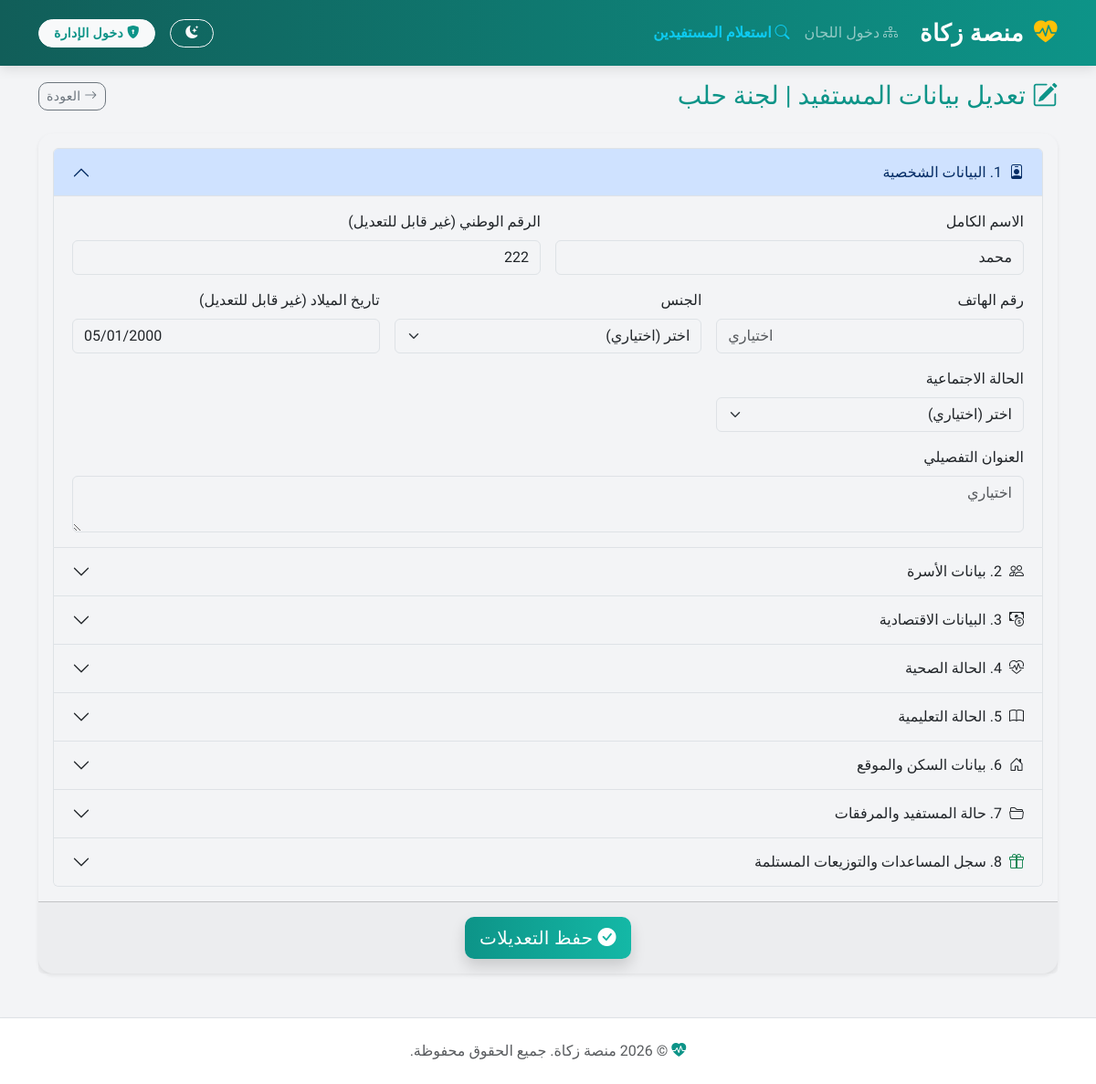
/edit_beneficiary.php?national_id=222, run on the app's committed database.
### tables this page shows
CREATE TABLE `beneficiaries` (
  `id` int(11) NOT NULL,
  `national_id` varchar(20) NOT NULL,
  `phone_number` varchar(20) DEFAULT NULL,
  `gender` enum('ذكر','أنثى') DEFAULT NULL,
  `date_of_birth` date DEFAULT NULL,
  `full_name` varchar(150) NOT NULL,
  `nationality` varchar(100) DEFAULT NULL,
  `birth_date` date NOT NULL,
  `income_level` decimal(10,2) DEFAULT 0.00,
  `marital_status` enum('Single','Married','Divorced','Widowed') NOT NULL,
  `address` varchar(255) DEFAULT NULL,
  `family_members_count` int(11) DEFAULT 1,
  `created_at` timestamp NOT NULL DEFAULT current_timestamp(),
  `family_file_number` varchar(50) DEFAULT NULL,
  `family_size` int(11) DEFAULT 0,
  `children_count` int(11) DEFAULT 0,
  `elderly_count` int(11) DEFAULT 0,
  `has_breadwinner` tinyint(1) DEFAULT 0,
  `relationship_to_head` varchar(100) DEFAULT NULL,
  `monthly_income` decimal(10,2) DEFAULT 0.00,
  `income_source` varchar(255) DEFAULT NULL,
  `employment_status` varchar(100) DEFAULT NULL,
  `work_type` varchar(100) DEFAULT NULL,
  `living_standard` varchar(100) DEFAULT NULL,
  `has_debt` tinyint(1) DEFAULT 0,
  `health_general` text DEFAULT NULL,
  `has_chronic_disease` tinyint(1) DEFAULT 0,
  `has_disability` tinyint(1) DEFAULT 0,
  `disability_type` varchar(255) DEFAULT NULL,
  `needs_continuous_treatment` tinyint(1) DEFAULT 0,
  `education_level` varchar(100) DEFAULT NULL,
  `current_study_status` varchar(100) DEFAULT NULL,
  `student_count` int(11) DEFAULT 0,
  `has_learning_difficulties` tinyint(1) DEFAULT 0,
  `housing_type` varchar(100) DEFAULT NULL,
  `housing_condition` varchar(100) DEFAULT NULL,
  `room_count` int(11) DEFAULT 0,
  `has_basic_services` tinyint(1) DEFAULT 0,
  `eviction_risk` tinyint(1) DEFAULT 0,
  `gps_coordinates` varchar(255) DEFAULT NULL,
  `map_link` varchar(500) DEFAULT NULL,
  `nearest_landmark` varchar(255) DEFAULT NULL,
  `status` varchar(50) DEFAULT 'جديد',
  `priority_level` varchar(50) DEFAULT 'متوسطة',
  `committee_id` int(11) DEFAULT NULL,
  `id_photo_attachment` varchar(255) DEFAULT NULL,
  `official_docs_attachment` varchar(255) DEFAULT NULL,
  `medical_report_attachment` varchar(255) DEFAULT NULL,
  `income_proof_attachment` varchar(255) DEFAULT NULL,
  `other_attachments` varchar(255) DEFAULT NULL
);

### edit_beneficiary.php (the view, shortened to what this page needs)
<?php
require_once __DIR__ . '/db.php';
$national_id = isset($_GET['national_id']) ? trim($_GET['national_id']) : '';
$active_pdo = $pdo;
$active_committee_id = $_SESSION['logged_in_committee'] ?? 0;
if ($active_committee_id == 0) {
    try {
        $registry = $pdo->query("SELECT id FROM committees_registry")->fetchAll();
        foreach ($registry as $com) {
            $cid = $com['id'];
            if (isset($db_nodes[$cid])) {
                $test_pdo = new PDO("mysql:host=$host;dbname=" . $db_nodes[$cid] . ";charset=$charset", $user, $pass, $options);
                $stmt = $test_pdo->prepare("SELECT national_id FROM beneficiaries WHERE national_id = :nid LIMIT 1");
                $stmt->execute(['nid' => $national_id]);
                if ($stmt->fetch()) {
                    $active_pdo = $test_pdo;
                    $active_committee_id = $cid;
                    break;
                }
            }
        }
    } catch (PDOException $e) {}
}
$pdo = $active_pdo;
$stmt = $pdo->prepare("SELECT * FROM beneficiaries WHERE national_id = :nid LIMIT 1");
$stmt->execute(['nid' => $national_id]);
$beneficiary = $stmt->fetch();
try {
    $central_pdo = new PDO("mysql:host=$host;dbname=zakat_central_db;charset=$charset", $user, $pass, $options);
    $cstmt = $central_pdo->prepare("SELECT committee_name FROM committees_registry WHERE id = ?");
    $cstmt->execute([$active_committee_id]);
    $beneficiary['committee_name'] = $cstmt->fetchColumn() ?: 'السجل الموحد';
} catch (PDOException $e) {
    $beneficiary['committee_name'] = 'اللجنة الحالية';
}
require_once __DIR__ . '/header.php';
?>
<div class="row mb-4 mt-3">
    <div class="col-12 d-flex justify-content-between align-items-center">
        <h3 class="mb-0 text-primary">
            <i class="bi bi-pencil-square"></i> تعديل بيانات المستفيد | <?php echo htmlspecialchars($beneficiary['committee_name']); ?>
        </h3>
        <?php $return_url = (isset($_SESSION['is_admin']) && $_SESSION['is_admin'] === true) ? "all_beneficiaries.php" : "committee.php?id=" . ($_SESSION['logged_in_committee'] ?? 0); ?>
        <a href="<?php echo $return_url; ?>" class="btn btn-sm btn-outline-secondary"><i class="bi bi-arrow-right"></i> العودة</a>
    </div>
</div>
<form action="edit_beneficiary.php?national_id=<?php echo htmlspecialchars($national_id); ?>" method="POST" enctype="multipart/form-data" class="card shadow-sm border-0">
    <div class="card-body">
        <div class="accordion" id="beneficiaryAccordion">
            <div class="accordion-item">
                <h2 class="accordion-header" id="headingOne">
                    <button class="accordion-button" type="button" data-bs-toggle="collapse" data-bs-target="#collapseOne" aria-expanded="true" aria-controls="collapseOne">
                        <i class="bi bi-person-badge me-2"></i> 1. البيانات الشخصية
                    </button>
                </h2>
                <div id="collapseOne" class="accordion-collapse collapse show" aria-labelledby="headingOne" data-bs-parent="#beneficiaryAccordion">
                    <div class="accordion-body">
                        <div class="row g-3">
                            <div class="col-md-6"><label class="form-label">الاسم الكامل</label><input type="text" name="full_name" class="form-control" required value="<?php echo htmlspecialchars($beneficiary['full_name']); ?>"></div>
                            <div class="col-md-6"><label class="form-label">الرقم الوطني (غير قابل للتعديل)</label><input type="text" name="national_id" class="form-control" readonly value="<?php echo htmlspecialchars($beneficiary['national_id']); ?>"></div>
                            <div class="col-md-4"><label class="form-label">رقم الهاتف</label><input type="tel" name="phone_number" class="form-control" placeholder="اختياري" value="<?php echo htmlspecialchars($beneficiary['phone_number']); ?>"></div>
                            <div class="col-md-4"><label class="form-label">الجنس</label>
                                <select name="gender" class="form-select">
                                    <option value="">اختر (اختياري)</option>
                                </select>
                            </div>
                            <div class="col-md-4"><label class="form-label">تاريخ الميلاد (غير قابل للتعديل)</label><input type="date" name="date_of_birth" class="form-control" readonly value="<?php echo htmlspecialchars($beneficiary['date_of_birth']); ?>"></div>
                            <div class="col-md-4">
                                <label class="form-label">الحالة الاجتماعية</label>
                                <select name="marital_status" class="form-select">
                                    <option value="">اختر (اختياري)</option>
                                </select>
                            </div>
                            <div class="col-12"><label class="form-label">العنوان التفصيلي</label><textarea name="address" class="form-control" placeholder="اختياري"><?php echo htmlspecialchars($beneficiary['address']); ?></textarea></div>
                        </div>
                    </div>
                </div>
            </div>
            <div class="accordion-item">
                <h2 class="accordion-header" id="headingTwo">
                    <button class="accordion-button collapsed" type="button" data-bs-toggle="collapse" data-bs-target="#collapseTwo" aria-expanded="false" aria-controls="collapseTwo">
                        <i class="bi bi-people me-2"></i> 2. بيانات الأسرة
                    </button>
                </h2>
            </div>
            <div class="accordion-item">
                <h2 class="accordion-header" id="headingThree">
                    <button class="accordion-button collapsed" type="button" data-bs-toggle="collapse" data-bs-target="#collapseThree" aria-expanded="false" aria-controls="collapseThree">
                        <i class="bi bi-cash-coin me-2"></i> 3. البيانات الاقتصادية
                    </button>
                </h2>
            </div>
            <div class="accordion-item">
                <h2 class="accordion-header" id="headingFour">
                    <button class="accordion-button collapsed" type="button" data-bs-toggle="collapse" data-bs-target="#collapseFour" aria-expanded="false" aria-controls="collapseFour">
                        <i class="bi bi-heart-pulse me-2"></i> 4. الحالة الصحية
                    </button>
                </h2>
            </div>
            <div class="accordion-item">
                <h2 class="accordion-header" id="headingFive">
                    <button class="accordion-button collapsed" type="button" data-bs-toggle="collapse" data-bs-target="#collapseFive" aria-expanded="false" aria-controls="collapseFive">
                        <i class="bi bi-book me-2"></i> 5. الحالة التعليمية
                    </button>
                </h2>
            </div>
            <div class="accordion-item">
                <h2 class="accordion-header" id="headingSix">
                    <button class="accordion-button collapsed" type="button" data-bs-toggle="collapse" data-bs-target="#collapseSix" aria-expanded="false" aria-controls="collapseSix">
                        <i class="bi bi-house-door me-2"></i> 6. بيانات السكن والموقع
                    </button>
                </h2>
            </div>
            <div class="accordion-item">
                <h2 class="accordion-header" id="headingSeven">
                    <button class="accordion-button collapsed" type="button" data-bs-toggle="collapse" data-bs-target="#collapseSeven" aria-expanded="false" aria-controls="collapseSeven">
                        <i class="bi bi-folder2-open me-2"></i> 7. حالة المستفيد والمرفقات
                    </button>
                </h2>
            </div>
            <div class="accordion-item">
                <h2 class="accordion-header" id="headingEight">
                    <button class="accordion-button collapsed" type="button" data-bs-toggle="collapse" data-bs-target="#collapseEight" aria-expanded="false" aria-controls="collapseEight">
                        <i class="bi bi-gift text-success me-2"></i> 8. سجل المساعدات والتوزيعات المستلمة
                    </button>
                </h2>
            </div>
        </div>
    </div>
    <div class="card-footer text-center py-3">
        <button type="submit" class="btn btn-primary btn-lg shadow"><i class="bi bi-check-circle-fill"></i> حفظ التعديلات</button>
    </div>
</form>
<?php
require_once __DIR__ . '/footer.php';
?>

### header.php (style rules this page uses)
:root { --bs-primary: #0d9488; --bs-primary-rgb: 13, 148, 136; --bs-info: #06b6d4; --bs-success: #10b981; --bs-warning: #f59e0b; --bs-body-bg: #f3f4f6; }
body { font-family: 'Tajawal', sans-serif; background-color: var(--bs-body-bg); color: #374151; }
.card { border: none !important; border-radius: 16px !important; box-shadow: 0 4px 6px -1px rgba(0, 0, 0, 0.05), 0 2px 4px -1px rgba(0, 0, 0, 0.03); transition: transform 0.2s ease, box-shadow 0.2s ease; }
.btn { border-radius: 10px; font-weight: 500; letter-spacing: 0.3px; transition: all 0.3s; }
.btn-primary { background: linear-gradient(90deg, #0d9488, #14b8a6); border: none; }
html:not(.view-transition-active) body, html:not(.view-transition-active) .card, html:not(.view-transition-active) .navbar, html:not(.view-transition-active) .bg-white, html:not(.view-transition-active) .bg-light, html:not(.view-transition-active) .modal-content { transition: background-color 0.3s ease, color 0.3s ease, border-color 0.3s ease; }

### data on the page
beneficiaries: full_name "محمد", national_id "222", date_of_birth "05/01/2000"

### other printed values
t('zakat_platform') "منصة زكاة"
t('committee_login') "دخول اللجان"
t('guest_search') "استعلام المستفيدين"
t('admin_login') "دخول الإدارة"
$beneficiary['committee_name'] "لجنة حلب"
t('footer_copyright') "جميع الحقوق محفوظة."
